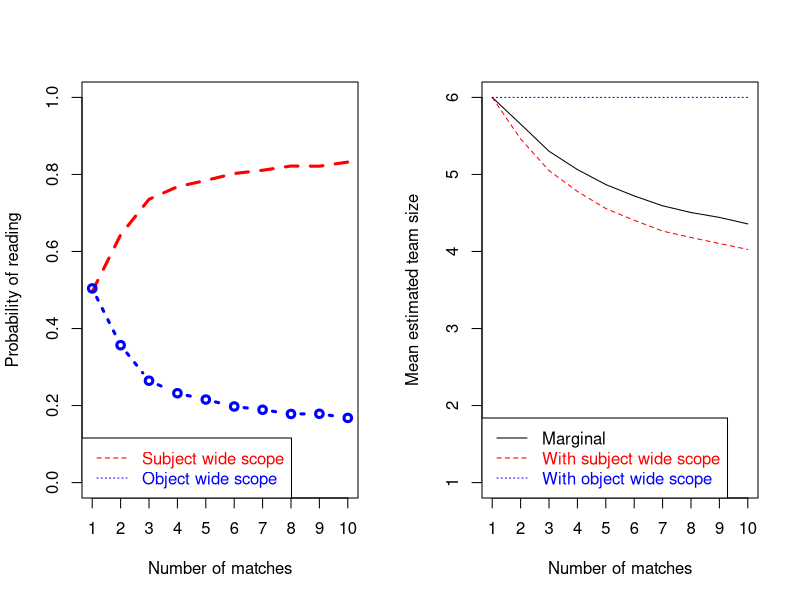

This figure's R source:
some = function(v) return(mean(v) > 0) # check at least one T in vector of booleans

#sim = function(players.per.team, matches.played, n.sims) {
sim.no.condition = function(n.sims) {
  num.accepted = 0
  counts = c(s=0, o=0)
  while (num.accepted < n.sims) {
    reading = sample(c('s', 'o'), 1)
    num.players = 12
  players.per.team = sample(1:6, 1)
  matches.played = sample(1:6, 1)
# from 2 teams to as many teams as possible given team size constraints
    players.in.matches = sapply(1:matches.played, FUN=function(i){return(sample(1:num.players, 2*players.per.team, replace=F))})
  sws.true = length(unique(as.vector(players.in.matches))) == num.players
  #  sws.true = length(unique(as.vector(players.in.matches))) > (num.players/2)

  ows.true = some(apply(players.in.matches, FUN=function(v){return(length(v) == num.players)}, MARGIN=2))
  #  ows.true = some(apply(players.in.matches, FUN=function(v){return(length(v) > num.players/2)}, MARGIN=2))
    if (reading == 's' && sws.true) {
      num.accepted = num.accepted + 1
      counts[1] = counts[1] + 1
    }
    if (reading == 'o' && ows.true) {
      num.accepted = num.accepted + 1
      counts[2] = counts[2] + 1
    }
  }
  return(counts)
}

no.condition = sim.no.condition(1000)

sim.fixing.n.matches = function(n.sims) {
  results = matrix(NA, nrow=(n.sims*10), ncol=3)
  rownames(results) = paste('sim', 1:(n.sims*10), sep='')
  colnames(results) = c('Reading', 'team.size', 'matches.played')
  for (matches.played in 1:10) {
    counter = (matches.played - 1) * n.sims
    num.accepted = 0
    while (num.accepted < n.sims) {
      reading = sample(c('s', 'o'), 1)
      num.players = 12
      players.per.team = sample(1:6, 1)
    # from 2 teams to as many teams as possible given team size constraints
      players.in.matches = sapply(1:matches.played, FUN=function(i){return(sample(1:num.players, 2*players.per.team, replace=F))})
      sws.true = length(unique(as.vector(players.in.matches))) == num.players
    #  sws.true = length(unique(as.vector(players.in.matches))) > (num.players/2)
    
      ows.true = some(apply(players.in.matches, FUN=function(v){return(length(v) == num.players)}, MARGIN=2))
    #  ows.true = some(apply(players.in.matches, FUN=function(v){return(length(v) > num.players/2)}, MARGIN=2))
      if (reading == 's' && sws.true) {
        num.accepted = num.accepted + 1
        results[counter + num.accepted,] = c('s', players.per.team, matches.played)
      }
      if (reading == 'o' && ows.true) {
        num.accepted = num.accepted + 1
        results[counter + num.accepted,] = c('o', players.per.team, matches.played)
      }
    }
  }
  results[,2] = as.numeric(results[,2])
  results[,3] = as.numeric(results[,3])
  return(results)
}

varying.matches = sim.fixing.n.matches(10000)
subj = rep(NA, 10)
obj = rep(NA, 10)
team.size = rep(NA, 10)
sws.team.size = rep(NA, 10)
ows.team.size = rep(NA, 10)
par(mfrow=c(1,2))
for (i in 1:10) {
  subj[i] = length(which(varying.matches[,1] == 's' & varying.matches[,3] == i))/length(which(varying.matches[,3] == i))
  obj[i] = length(which(varying.matches[,1] == 'o' & varying.matches[,3] == i))/length(which(varying.matches[,3] == i))
  team.size[i] = mean(as.numeric(varying.matches[which(varying.matches[,3]==i),2]))
  sws.team.size[i] = mean(as.numeric(varying.matches[which(varying.matches[,3]==i & varying.matches[,1]=='s'),2]))
  ows.team.size[i] = mean(as.numeric(varying.matches[which(varying.matches[,3]==i & varying.matches[,1]=='o'),2]))
}
plot(subj, type='l', col='red', ylim=c(0,1), xlab="Number of matches", ylab="Probability of reading", lwd=3, xaxt='n', lty=2)
axis(1, 1:10)
lines(obj, type='b', col='blue', lty=3, lwd=3)
legend('bottomleft', c("Subject wide scope", "Object wide scope"), text.col=c('red', 'blue'), lty=c(2,3), col=c('red', 'blue'))

plot(team.size, xaxt='n', col='black', ylim=c(1,6), xlab="Number of matches", ylab="Mean estimated team size", type='l')
lines(sws.team.size, col='red', lty=2)
lines(ows.team.size, col='blue', lty=3)
axis(1, 1:10)
legend('bottomleft', c("Marginal", "With subject wide scope", "With object wide scope"), text.col=c('black', 'red', 'blue'), lty=c(1,2,3), col=c('black', 'red', 'blue'))






